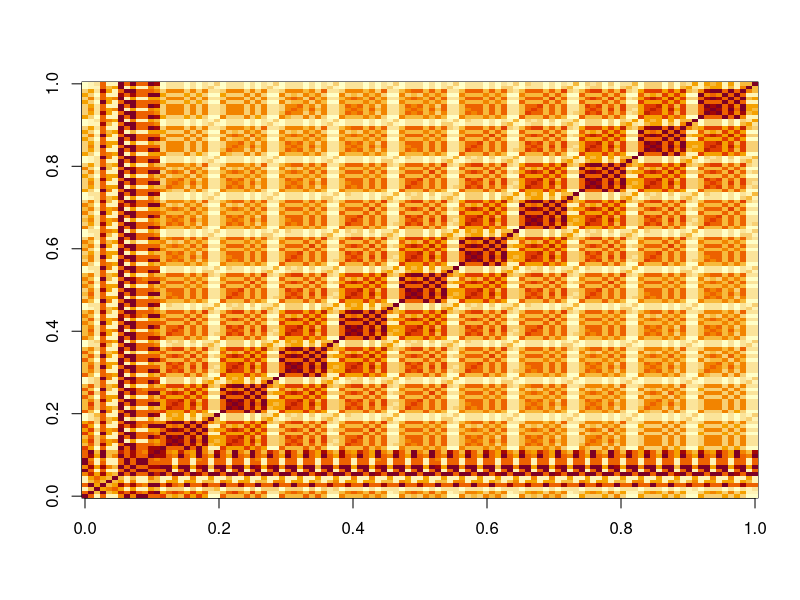

R code for this plot: (Note: this script raises an error after producing the figure.)
set.seed(1)

#space_locs = cbind(runif(100), runif(100))
space_locs = cbind(rep(runif(10), 10), rep(runif(10), 10))
time_locs = cbind(seq(10))
p = 3
var_tag = rep(1+floor(p*runif(10)), 10)
a2 = runif(p)
b2 = runif(p)
nu = .5 + c(0, 1, 2.5)
nu_ = outer(nu, nu, "+"); nu_ = nu_/2; nu_ = nu_[lower.tri(nu_, diag = T)]
alpha = .0001 * runif(1)
beta = runif(1)
rho = crossprod(matrix(rnorm(p^2), p))
gamma_0_a = runif(1) 
gamma_0_b = runif(1) 
gamma_0_c = 50 * runif(1) 
R_lambda = runif(1) 
R_b = runif(1) 
R_r = 50 * runif(1) 
A = runif(p)
u = seq(0, 10)

eta_and_derivatives = function(u, # unique vector of time distance
                               A, # vector of size p with elements between 0 and 1, controlling time correlation
                               gamma_0_c, # number greater than 0, controlling time correlation
                               gamma_0_a, gamma_0_b, # numbers between 0 and 1, controlling time correlation
                               R_c, R_lambda, R_b # numbers between 0 and 1, controlling time correlation
)
  {
  gamma_0 = ((1 + (gamma_0_c*u)^(2*gamma_0_a))^gamma_0_b)
  gamma_0_deriv = eval(deriv(~((1 + (gamma_0_c*u)^(2*gamma_0_a))^gamma_0_b), name = c("gamma_0_c", "gamma_0_a", "gamma_0_b"), hessian = T))
  time_effect = ((1 + (R_r * u)^(2*R_lambda))^(-R_b))
  time_effect_deriv = eval(deriv(~((1 + (R_r * u)^(2*R_lambda))^(-R_b)), name = c("R_r", "R_lambda", "R_b"), hessian = T))
  A_mat = outer(A, A); vech_A_mat = A_mat[lower.tri(A_mat, diag = T)]
  eta = 
  outer(gamma_0, rep(1, length(vech_A_mat)))+
  outer(rep(1, length(u)), vech_A_mat)+
  outer(time_effect, vech_A_mat)
  # gradient of eta:
  # row-constant wrt gamma 0 's parameters
  # proportional to vech_A_mat wrt time effect 's parameters
  # hessian of eta : 
  # null when crossing gamma 0 and time effects 's parameters
  # null when crossing gamma 0 and A
  # When derivative wrt A: use sparsity !
  return(list("eta" = eta, "vech_A_mat" = vech_A_mat, "time_effect" = time_effect, "time_effect_deriv" = time_effect_deriv, "gamma_0" = gamma_0, "gamma_0_deriv" = gamma_0_deriv))
}

compute_eta = function(u, # unique vector of time distance
                               A, # vector of size p with elements between 0 and 1, controlling time correlation
                               gamma_0_c, # number greater than 0, controlling time correlation
                               gamma_0_a, gamma_0_b, # numbers between 0 and 1, controlling time correlation
                               R_c, R_lambda, R_b # numbers between 0 and 1, controlling time correlation
)
  {
  gamma_0 = ((1 + (gamma_0_c*u)^(2*gamma_0_a))^gamma_0_b)
  time_effect = (1- # R0
                   (1 + (R_r * u)^(2*R_lambda))^(-R_b) # -R(u)
                 )
  A_mat = outer(A, A); vech_A_mat = A_mat[lower.tri(A_mat, diag = T)]
  eta = 
  outer(gamma_0, rep(1, length(vech_A_mat)))+
  outer(time_effect, vech_A_mat)
  dimnames(eta)[[1]] = paste("u=", u, sep = "")
  dimnames(eta)[[2]] = paste("v1=",unlist(sapply(seq(length(A)), function(x) seq(x, length(A)))), "_v2=",  rep(seq(length(A)), seq(length(A), 1)), sep = "")
  return(eta)
}

compute_eta_and_variation = function(u, # unique vector of time distance
                               A, # vector of size p with elements between 0 and 1, controlling time correlation
                               gamma_0_c, # number greater than 0, controlling time correlation
                               gamma_0_a, gamma_0_b, # numbers between 0 and 1, controlling time correlation
                               R_c, R_lambda, R_b # numbers between 0 and 1, controlling time correlation
)
  {
  eta = compute_eta(u = u, A = A, gamma_0_c = gamma_0_c, gamma_0_a = gamma_0_a, gamma_0_b = gamma_0_b, R_c = R_c, R_lambda = R_lambda, R_b = R_b)
  eta_variation = array(0, dim = c(dim(eta), length(A)+6))
  eta_variation[,,1] = compute_eta(u = u, A = A, gamma_0_c = gamma_0_c + .0001, gamma_0_a = gamma_0_a, gamma_0_b = gamma_0_b, R_c = R_c, R_lambda = R_lambda, R_b = R_b)
  eta_variation[,,2] = compute_eta(u = u, A = A, gamma_0_c = gamma_0_c, gamma_0_a = gamma_0_a + .0001, gamma_0_b = gamma_0_b, R_c = R_c, R_lambda = R_lambda, R_b = R_b)
  eta_variation[,,3] = compute_eta(u = u, A = A, gamma_0_c = gamma_0_c, gamma_0_a = gamma_0_a, gamma_0_b = gamma_0_b + .0001, R_c = R_c, R_lambda = R_lambda, R_b = R_b)
  eta_variation[,,4] = compute_eta(u = u, A = A, gamma_0_c = gamma_0_c, gamma_0_a = gamma_0_a, gamma_0_b = gamma_0_b, R_c = R_c + .0001, R_lambda = R_lambda, R_b = R_b)
  eta_variation[,,5] = compute_eta(u = u, A = A, gamma_0_c = gamma_0_c, gamma_0_a = gamma_0_a, gamma_0_b = gamma_0_b, R_c = R_c, R_lambda = R_lambda + .0001, R_b = R_b)
  eta_variation[,,6] = compute_eta(u = u, A = A, gamma_0_c = gamma_0_c, gamma_0_a = gamma_0_a, gamma_0_b = gamma_0_b, R_c = R_c, R_lambda = R_lambda, R_b = R_b + .0001)
  for(i in seq(length(A)))eta_variation[,,6] =
    {
      A_ = A
      A_[i] = A[i] + .0001
      eta_variation[,,i + 6] =compute_eta(u = u, A = A_, gamma_0_c = gamma_0_c, gamma_0_a = gamma_0_a, gamma_0_b = gamma_0_b, R_c = R_c, R_lambda = R_lambda, R_b = R_b)
    }
  dimnames(eta_variation)[[1]] = paste("u=", u, sep = "")
  dimnames(eta_variation)[[2]] = paste("v1=",unlist(sapply(seq(length(A)), function(x) seq(x, length(A)))), "_v2=",  rep(seq(length(A)), seq(length(A), 1)), sep = "")
  dimnames(eta_variation)[[3]] = c("gamma_0_c", "gamma_0_a", "gamma_0_b", "R_c", "R_lambda", "R_b", paste("A", seq(length(A)), sep = "_"))
  return(list("eta" = eta, "eta_variation" = eta_variation))
}


eta_and_variation = compute_eta_and_variation(u = u, A = A, 
                                              gamma_0_c = gamma_0_c, gamma_0_a = gamma_0_a, gamma_0_b = gamma_0_b, R_c = R_c, R_lambda = R_lambda, R_b = R_b )
eta = eta_and_variation[[1]]
compute_R = function(eta, a2, b2, alpha, beta)
{
  # expanding range parameters a2 and b2 
  a2_ = outer(a2, a2, "+"); a2_ = a2_/2; a2_ = a2_[lower.tri(a2_, diag = T)]
  b2_ = outer(b2, b2, "+"); b2_ = b2_/2; b2_ = b2_[lower.tri(b2_, diag = T)]
  R = sqrt((alpha * eta + matrix(1, nrow(eta), 1) %*% a2_)/(beta * eta + matrix(1, nrow(eta), 1) %*% b2_ ))
}


compute_R_and_variation = function(eta_and_variation, a2, b2, alpha, beta){
  R = compute_R(eta_and_variation[[1]], a2, b2, alpha, beta)
  R_variation = array(0, dim = c(dim(eta_and_variation[[1]]),
  dim(eta_and_variation$eta_variation)[3]+2*(length(a2)+1)))
  R_variation[,,seq(length(a2)+6)] = apply(
    eta_and_variation$eta_variation, 3, function(x)compute_R(x, a2, b2, alpha, beta)
  )
  R_variation[,,length(a2)+7] = compute_R(eta_and_variation[[1]], a2, b2, alpha + 0.0001, beta)
  R_variation[,,length(a2)+8] = compute_R(eta_and_variation[[1]], a2, b2, alpha, beta + 0.0001)
  for(i in seq(length(a2))){
    a2_ = a2; a2_[i] = a2_[i] + .0001
    b2_ = b2; b2_[i] = b2_[i] + .0001
    R_variation[,,  length(a2)+8+i] = compute_R(eta_and_variation[[1]], a2_, b2, alpha, beta)
    R_variation[,,2*length(a2)+8+i] = compute_R(eta_and_variation[[1]], a2, b2_, alpha, beta)
  }
  dimnames(R_variation)[[1]] = dimnames(eta_and_variation$eta_variation)[[1]]
  dimnames(R_variation)[[2]] = dimnames(eta_and_variation$eta_variation)[[2]]
  dimnames(R_variation)[[3]] = c(dimnames(eta_and_variation$eta_variation)[[3]], "alpha", "beta", paste("a2", seq(length(a2)), sep = ""), paste("b2", seq(length(a2)), sep = ""))
  return(list("R" = R, "R_variation" = R_variation))
}



R_and_variation = compute_R_and_variation(eta_and_variation, a2, b2, alpha, beta)


Matern = function(h, r, nu_)(2^(1-nu_)) * (r * h)^nu_ * besselK(r * h, nu_)

compute_sig = function(eta, a2, b2, alpha, beta, nu)
{
  # expanding range parameters a2 and b2 
  a2_ = outer(a2, a2, "+"); a2_ = a2_/2; a2_ = a2_[lower.tri(a2_, diag = T)]
  b2_ = outer(b2, b2, "+"); b2_ = b2_/2; b2_ = b2_[lower.tri(b2_, diag = T)]
  nu_ = outer(nu, nu, "+"); nu_ = nu_/2; nu_ = nu_[lower.tri(nu_, diag = T)]
  sig_normalization =  
    (1/gamma(nu)) * # normalizing diag of gamma(nu) for both matern and sig. When nu_i \approx nu_j, close to 1. 
    sqrt((alpha + a2)^nu) * #diag(eta) = 1
    sqrt((beta + b2)^(ncol(space_locs)/2)) #diag(eta) = 1
  sig_normalization = outer(sig_normalization, sig_normalization)
  sig_normalization = sig_normalization[lower.tri(sig_normalization, diag = T)]
  sig = 1/
    (
      (alpha * eta + outer(rep(1, nrow(eta)),a2_) )^outer(rep(1, nrow(eta)),nu_) *
        (beta * eta + outer(rep(1, nrow(eta)),b2_))^(ncol(space_locs)/2)
    )*
    outer(rep(1, nrow(eta)),gamma(nu_)) * 
    # * exp(-nu) removed because of negative definiteness
  outer(rep(1, nrow(eta)), sig_normalization)
  sig
}

compute_sig_and_variation = function(eta_and_variation, a2, b2, alpha, beta, nu)
{
  sig = compute_sig(eta = eta_and_variation[[1]], a2 = a2, b2 = b2, alpha = alpha, beta = beta, nu = nu)
  sig_variation = array(0, dim = c(dim(eta_and_variation[[1]]),
                                 dim(eta_and_variation$eta_variation)[3]+3*(length(a2))+2))
  
  sig_variation[,,seq(length(a2)+6)] = apply(
    eta_and_variation$eta_variation, 3, function(x)compute_sig(x, a2, b2, alpha, beta, nu)
  )
  sig_variation[,,length(a2)+7] = compute_sig(eta_and_variation[[1]], a2, b2, alpha + 0.0001, beta, nu)
  sig_variation[,,length(a2)+8] = compute_sig(eta_and_variation[[1]], a2, b2, alpha, beta + 0.0001, nu)
  for(i in seq(length(a2))){
    a2_ = a2; a2_[i] = a2_[i] + .0001
    b2_ = b2; b2_[i] = b2_[i] + .0001
    nu_ = nu; nu_[i] = nu_[i] + .0001
    sig_variation[,,  length(a2)+8+i] = compute_sig(eta_and_variation[[1]], a2_, b2, alpha, beta, nu)
    sig_variation[,,2*length(a2)+8+i] = compute_sig(eta_and_variation[[1]], a2, b2_, alpha, beta, nu)
    sig_variation[,,3*length(a2)+8+i] = compute_sig(eta_and_variation[[1]], a2, b2, alpha, beta, nu_)
  }
  dimnames(sig_variation)[[1]] = dimnames(eta_and_variation$eta_variation)[[1]]
  dimnames(sig_variation)[[2]] = dimnames(eta_and_variation$eta_variation)[[2]]
  dimnames(sig_variation)[[3]] = c(dimnames(eta_and_variation$eta_variation)[[3]], "alpha", "beta", paste("a2", seq(length(a2)), sep = ""), paste("b2", seq(length(a2)), sep = ""), paste("nu", seq(length(a2)), sep = ""))
  return(list("sig" = sig, "sig_variation" = sig_variation))
}  

sig_and_variation = compute_sig_and_variation(eta_and_variation, a2, b2, alpha, beta, nu)

# given integer n, gives 2-column matrix of lower triangular indices 
# in the square matrix n*n WITHOUT diagonal as in dist(,diag = F)
lower_tri_idx = function(n, diag = F)
{
  
  if(diag == F)
  {
    return(
      cbind(
       rev(abs(sequence(seq.int(n - 1)) - n) + 1),
       rep.int(seq.int(n - 1), rev(seq.int(n - 1)))
      )
    )
  }
  if(diag == T)
  {
    return(
      cbind(
       rev(abs(sequence(seq.int(n)) - n) + 1),
       rep.int(seq.int(n), rev(seq.int(n)))
      )
    )
  }
}
lower_tri_idx(10)

# given three integers i, j, n, gives the position of coefficient (i, j)
# in the n*n square matrix in the lower triangular coefficients
# WITH diagonal as in dist(,diag = T)
position_in_lower_tri = function(i, j, n)
{  
  a = pmin(i, j); b = pmax(i, j)
  (a-1)*(n-a+1) + (a-1)*a/2 + b-a+1
}
i = 1;j =3;n=3;position_in_lower_tri(i, j, n)
i = 2;j =1;n=3;position_in_lower_tri(i, j, n)
i = 2;j =3;n=3;position_in_lower_tri(i, j, n)
i = 3;j =3;n=3;position_in_lower_tri(i, j, n)


# given a vector of integers i_vec and an integer n_var, 
# n var being greater than the entries of i_vec, 
# computes the lower-triangular without diagonal of the crossing matrix of i_vec, i_vec
# and finds the position of those pairs in the lower triangular part of the 
# matrix of size n_var * n_var
position_in_lower_tri_cross_vec = function(i_vec, n_var, diag = F)
{  
  idx = lower_tri_idx(length(i_vec), diag = diag)
  position_in_lower_tri(i_vec[idx[,1]], i_vec[idx[,2]], n_var)
}

n_var = 3
i_vec = 1 + floor(3*runif(10))
position_in_lower_tri_cross_vec(i_vec, 3)
length(position_in_lower_tri_cross_vec(i_vec, 3))


children = cbind(runif(3), runif(3))
children_var_tag = 1 + floor(3*runif(3))
parents_current_time = cbind(runif(10), runif(10))
parents_current_time_var_tag = 1 + floor(3*runif(10))
parents_previous_times = cbind(runif(10), runif(10))
parents_previous_times_var_tag = 1 + floor(3*runif(10))

R = R_and_variation[[1]]
sig = sig_and_variation[[1]]
n_var = 3

#conditional_GM = function(
#    children, children_var_tag,  # list of children conditionned by parents at the same time and in previous times
#    parents_current_time, parents_current_time_var_tag, # list of parents at the same time
#    parents_previous_times, parents_previous_times_var_tag, # list of parents at previous times
#    R, sig, rho, nu, 
#    n_var
#)
#{
# getting cross-variable smoothness from margnial smoothness parameters
  nu_ = outer(nu, nu, "+"); nu_ = nu_/2; nu_ = nu_[lower.tri(nu_, diag = T)]
  
  # size of spatial sets of interest
  n1 = nrow(children)
  n2 = nrow(parents_current_time)
  n3 = nrow(parents_previous_times)
  
  # allocating covmat
  covmat = matrix(0, n1+n2+n3*(nrow(R)-1), n1+n2+n3*(nrow(R)-1))
  
  # filling covmat for children when there is more than one child 
  if(nrow(children)>1){
    # index of variable pairs in the list of variable pairs 
    var_idx = position_in_lower_tri_cross_vec(children_var_tag, n_var)
    h_children = c(dist(children))
    # multivariate nonseparable GM
    covmat[lower_tri_idx(n1)] = 
    Matern(h_children, r = R[1,var_idx], nu_ = nu_[var_idx]) * 
      sig[1,var_idx]
    # filling transpose 
    covmat[lower_tri_idx(n1)[,c(2, 1), drop = F]] = covmat[lower_tri_idx(n1)]
  }
  covmat[cbind(seq(n1), seq(n1))] = 1
  # checking positive definiteness
  # chol(covmat[seq(n1), seq(n1)])
  
  # children * parents 
  # spatial distance matrix
  h = matrix(0, n1, n2 + (length(u)-1)* n3) 
  h[,seq(n2)] = fields::rdist(children, parents_current_time)
  h[,-seq(n2)] = fields::rdist(children, parents_previous_times)
  var_idx = position_in_lower_tri(outer(children_var_tag, rep(1, n2+ n3* (length(u)-1))), outer(rep(1, n1), c(parents_current_time_var_tag, rep(parents_previous_times_var_tag, length(u)-1))), n_var)
  time_lag_var_idx = cbind(c(outer(rep(1, n1), c(rep(1, n2), rep(seq(2, length(u)), each = n3)))) ,c(var_idx))
  covmat[seq(n1), (seq(n1+1, ncol(covmat)))] = 
  Matern(h, r = matrix(R[time_lag_var_idx], n1), nu_ = matrix(nu_[var_idx], n1)) * 
    sig[time_lag_var_idx]  
  covmat[(seq(n1+1, ncol(covmat))), seq(n1)] = t(covmat[seq(n1), (seq(n1+1, ncol(covmat)))])

  # parents same times * parents previous times
  h = matrix(0, n2, (length(u)-1)* n3) 
  h[] = fields::rdist(parents_current_time, parents_previous_times)
  var_idx = position_in_lower_tri(outer(parents_current_time_var_tag, rep(1, n3* (length(u)-1))), outer(rep(1, n1), c(rep(parents_previous_times_var_tag, length(u)-1))), n_var)
  covmat[seq(n1+1, n1+n2), (seq(n1+n2+1, ncol(covmat)))] = 
  Matern(h, r = matrix(R[cbind(c(outer(rep(1, n2), c(rep(seq(2, length(u)), each = n3)))) ,c(var_idx))], n2), nu_ = matrix(nu_[var_idx], n2)) * 
    sig[1,var_idx]  
  covmat[(seq(n1+n2+1, ncol(covmat))), seq(n1+1, n1+n2)] = t(covmat[seq(n1+1, n1+n2), (seq(n1+n2+1, ncol(covmat)))])
  
  # parents at same time
  var_idx = position_in_lower_tri_cross_vec(parents_current_time_var_tag, n_var)
  h = c(dist(parents_current_time))
  covmat[n1+lower_tri_idx(n2)] = 
  Matern(h, r = R[1,var_idx], nu_ = nu_[var_idx]) * 
    sig[1,var_idx]
  covmat[n1+lower_tri_idx(n2)[,c(2, 1)]] = covmat[n1+lower_tri_idx(n2)]
  covmat[n1+cbind(seq(n2), seq(n2))] = 1
  #chol(covmat[seq(n1+1, n2), seq(n1+1, n2)])
  
  # parents at previous times
  # var combinations and distances between unique parent pairs
  var_idx = position_in_lower_tri_cross_vec(parents_previous_times_var_tag, n_var, diag = T)
  h = as.matrix(dist(parents_previous_times, diag = T));h = h[lower.tri(h, diag = T)]; h = h+.00001
  for(i in seq(length(u)-1)){
    # index of position in the covariance matrix
    idx = n1+n2+lower_tri_idx(n3, diag = T);idx[,1] = idx[,1] + n3*(i-1)
    covmat[idx] = 
      Matern(h, r = R[i,var_idx], nu_ = nu_[var_idx]) * 
      sig[i,var_idx]
    idx_ = n1+n2+lower_tri_idx(n3, diag = T)[,c(2, 1)]; idx_[,1] = idx_[,1] + n3*(i-1)
    covmat[idx_] = covmat[idx]
    chol (covmat[seq(n1+n2+1+n3*(i-1), n1+n2+n3*(i)) , seq(n1+n2+1,n1+n2+n3)])
    
    covmat[seq(n1+n2+1,n1+n2+n3), seq(n1+n2+1+n3*(i-1), n1+n2+n3*(i))] = covmat[seq(n1+n2+1+n3*(i-1), n1+n2+n3*(i)) , seq(n1+n2+1,n1+n2+n3)] 
    if(i!=(length(u)-1))for(j in seq(length(u)-1-i))
    {
      covmat[j*n3 + seq(n1+n2+1+n3*(i-1), n1+n2+n3*(i)) , j*n3 +  seq(n1+n2+1,n1+n2+n3)] =   covmat[seq(n1+n2+1+n3*(i-1), n1+n2+n3*(i)) , seq(n1+n2+1,n1+n2+n3)]
      covmat[j*n3 +  seq(n1+n2+1,n1+n2+n3) , j*n3 + seq(n1+n2+1+n3*(i-1), n1+n2+n3*(i))] =   covmat[seq(n1+n2+1+n3*(i-1), n1+n2+n3*(i)) , seq(n1+n2+1,n1+n2+n3)]
    }
  }
  
  isSymmetric.matrix(covmat[-seq(n1+n2),-seq(n1+n2)])
  covmat[-seq(n1+n2),-seq(n1+n2)][,1]
  chol(covmat[seq(n1+n2+1, n1+n2+11),seq(n1+n2+1, n1+n2+11)])
eigen(covmat[seq(n1+n2+1, n1+n2+n3*(length(u)-1)),seq(n1+n2+1, n1+n2+n3*(length(u)-1))])$val
  #chol(covmat[seq(n1+1, n2), seq(n1+1, n2)])
  image(covmat)
  chol(covmat[-seq(n1+1, n2), -seq(n1+1, n2)])
  chol(covmat[-seq(n1), -seq(n1)])
#}
